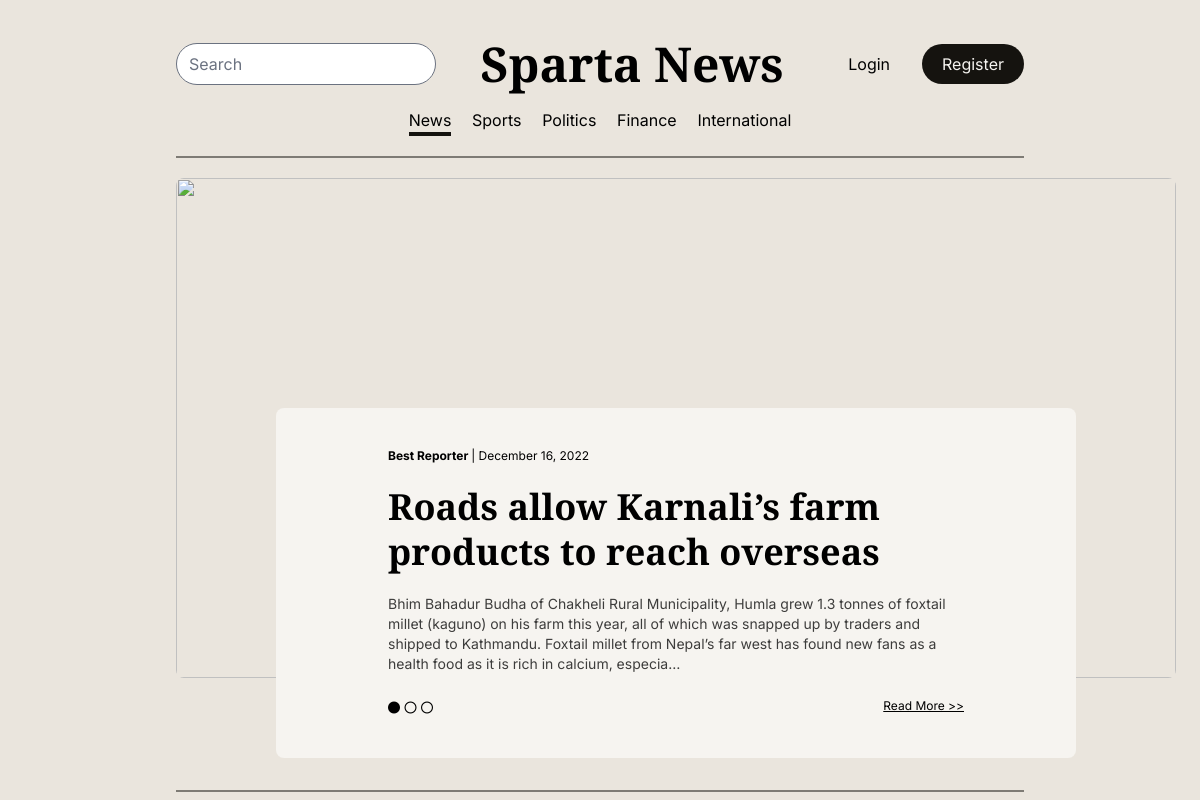
The page / on the database its author committed.
### news_portal/models.py (models this page shows, shortened)
class News(models.Model):
    slug = models.SlugField(unique=True)
    created_by = models.ForeignKey(Reporter, on_delete=models.PROTECT)
    title = models.CharField(max_length=1000, verbose_name="Title")
    sub_title = models.CharField(max_length=1000, verbose_name="Sub Title")
    body = models.TextField(verbose_name="Body")
    image1 = models.ImageField(
        blank=True, null=True, upload_to="photos", verbose_name="Images"
    )
    image2 = models.ImageField(
        blank=True, null=True, upload_to="photos", verbose_name="Images"
    )
    image3 = models.ImageField(
        blank=True, null=True, upload_to="photos", verbose_name="Images"
    )
    source = models.CharField(max_length=100, choices=SOURCE_CHOICES)
    location = models.CharField(max_length=100)
    category = models.CharField(max_length=100, choices=NewsCategory.choices)
    upload_date = models.DateTimeField(auto_now_add=True)
    edit_date = models.DateTimeField(auto_now=True)
    is_anonymous = models.BooleanField(
        default=False, verbose_name="Report Anonymously?"
    )
    view_count = models.BigIntegerField(default=0)
    coin_generated = models.BigIntegerField(default=0)
    objects = NewsManager()

class PortalUser(AbstractBaseUser):
    user_type = models.CharField(
        max_length=25, choices=UserTypes.choices, default=UserTypes.READER
    )
    username = models.CharField(max_length=50, unique=True)
    email = models.EmailField(max_length=100, null=True, blank=True)
    is_active = models.BooleanField(default=True)
    is_staff = models.BooleanField(default=False)
    is_admin = models.BooleanField(default=False)
    is_superuser = models.BooleanField(default=False)
    is_verified = models.BooleanField(default=False)
    first_name = models.CharField(
        max_length=100, verbose_name="First Name", null=True, blank=True
    )
    middle_name = models.CharField(
        max_length=100, verbose_name="Middle Name", null=True, blank=True
    )
    last_name = models.CharField(
        max_length=100, verbose_name="Last Name", null=True, blank=True
    )
    gender = models.CharField(
        max_length=20,
        verbose_name="Gender",
        choices=GENDER_CHOICES,
        null=True,
        blank=True,
    )
    dob = models.DateField(verbose_name="Date of Birth", null=True, blank=True)
    contact_number = models.CharField(
        max_length=10, verbose_name="Contact Number", null=True, blank=True
    )
    photo = models.ImageField(
        verbose_name="User Photo", null=True, blank=True, upload_to="photos"
    )
    city = models.CharField(
        max_length=50, verbose_name="Permanent Address", null=True, blank=True
    )
    USERNAME_FIELD = "username"
    objects = PortalUserManager()

### news_portal/views.py (the view)
# urls.py: path("", HomepageView.as_view(), name="home"),
class HomepageView(TemplateView):
    template_name = "news_portal/home/index.html"
    def get(self, request: HttpRequest):
        breaking_news = News.objects.order_by("-upload_date")[:5]
        context = {
            "news_categories": NewsCategory.choices,
            "active_cat": "news",
            "breaking_news": breaking_news,
        }
        return render(request, self.template_name, context)

### news_portal/templates/news_portal/home/index.html (shortened to what this page needs)
{% extends 'base.html' %}
{% load static %}
{% block bodyContent %}
<body class="bg-tan mx-20 px-24">
    {% include 'navbar.html' %}
    {% include 'news_portal/home/breaking_news.html' %}
</body>
{% endblock %}

### news_portal/templates/news_portal/home/breaking_news.html (shortened to what this page needs)
<div class="w-full border-b-2 border-b-black border-opacity-50 pb-28">
    {% for news in breaking_news %}
    <div class="breaking-news mx-auto w-fit flex-col relative">
        <div
            class="absolute bg-white w-4/5 py-10 px-28 rounded-lg gap-5 -bottom-20 left-1/2 -translate-x-1/2 flex flex-col">
            <div class="author text-xs"><strong>
                    {% if news.is_anonymous %}
                    Anonymous
                    {% else %}
                    {{news.created_by.first_name}} {{news.created_by.last_name}}
                    {% endif %}
                </strong> |
                {{news.upload_date|date:'F j, Y'}}</div>
            <h1 class="font-heading font-bold text-4xl leading-tight">{{news.title}}</h1>
            <div class="text-sm opacity-75">{{news.body|truncatechars:300}}</div>
            <div class="flex justify-between items-center">
                <div class="navigator">
                    {% for newses in breaking_news %}
                    {% if newses.slug == news.slug %}
                    <i class="fa-solid fa-circle text-xs"></i>
                    {% else %}
                    <i class="fa-regular fa-circle text-xs"></i>
                    {% endif %}
                    {% endfor %}
                </div>
                <a href="{% url 'view_news' news.slug %}" class="text-xs underline">Read More >></a>
            </div>
        </div>
    </div>
    {% endfor %}
</div>

### rows shown on the page
News: created_by.first_name "Best", created_by.last_name "Reporter", upload_date "December 16, 2022", title "Roads allow Karnali’s farm products to reach overseas", body "Bhim Bahadur Budha of Chakheli Rural Municipality, Humla grew 1.3 tonnes of foxtail millet (kaguno) on his farm this year, all of which was snapped up by traders and shipped to Kathmandu. Foxtail millet from Nepal’s far west has found new fans as a health food as it is rich in calcium, especia…"

### other values the page prints
{{ cat_label }} "Sports" "Politics" "Finance" "International"
